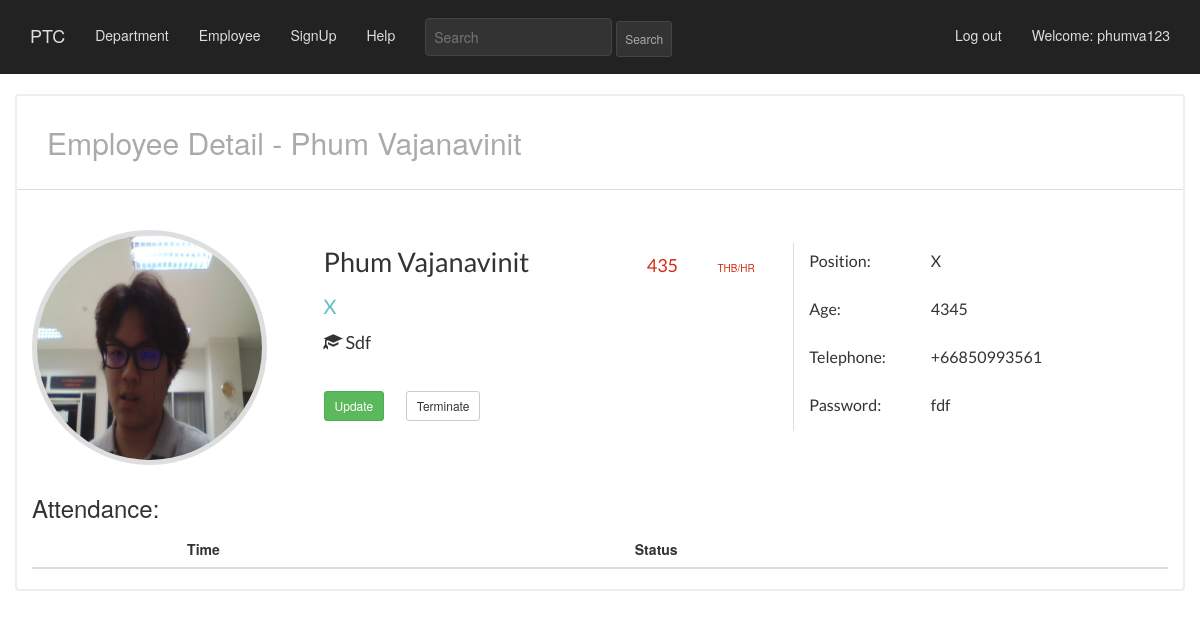
The app's page /basic_app/10/ (signed in) with its own data.
### basic_app/models.py (models this page shows, shortened)
class Employee(models.Model):
    positionarr = (('manager','Manager'),('employee','Employee'))
    name = models.CharField(max_length=256)
    position = models.CharField(max_length=256,choices = positionarr,default="")
    age = models.CharField(max_length=256,null=True)
    education = models.CharField(max_length=256, null = True)
    salary = models.IntegerField(null = True)
    email = models.EmailField(max_length=70,blank=True)
    telephone = models.CharField(max_length=256)
    depname = models.ForeignKey(Department,null=True,default="",related_name='depatments',on_delete=models.SET_NULL,blank=True )
    profile_picture = models.ImageField(upload_to='profile_pics')
    loginatten = models.CharField(max_length=256, unique= True)

class Department(models.Model):
    dep = models.CharField(max_length=256)
    def __str__(self):
        return self.dep

### basic_app/views.py (the view)
# urls.py: url(r'^(?P<pk>\d+)/$',views.EmployeeDetailView.as_view(),name='detail'),
class EmployeeDetailView(LoginRequiredMixin,DetailView):
    context_object_name = 'employee_details'
    model = models.Employee
    template_name = 'basic_app/employee_detail.html'
    def get_context_data(self,**kwargs):
        context  = super().get_context_data(**kwargs)
        attendancemodal = models.Attendance
        attendanceResults = attendancemodal.objects.all()
        context['late_time'] = datetime.strptime('8:00', '%H:%M')
        return context

### basic_app/templates/basic_app/employee_detail.html (shortened to what this page needs)
{% extends "basic_app/basic_app_base.html" %}
{% block body_block %}
<div class="row box_header">
  <div class="col-md-12">
    <h2>Employee Detail - {{employee_details.name|title}}</h2>
  </div>
</div>
    <div class="row box_employee_head ">
      <div class="col-md-3">
        {% load static %}
        <p> <img class= "img-circles" src="{% static employee_details.profile_picture %}" alt="Oh, didn't show!" height="235" width="235"></p>
      </div>
      <div class="col-md-5  borderbtw">
        <div class="row">
          <div class="col-sm-8">
            <p class="namedetail">{{employee_details.name|title}}</p>
          </div>
          <div class="col-sm-4">
            {% load humanize %}
            <div class="row">
              <div class="col-sm-6">
                <p class="salaryfont3">{{employee_details.salary|intcomma}}</p>
              </div>
              <div class="col-sm-5">
                <p class="smallthb">THB/HR</p>
              </div>
            </div>
          </div>
        </div>
        <p class="positiondetail">{{employee_details.depname|title}}</p>
        <p class="educationdetail"><span class="glyphicon glyphicon-education"></span>{{employee_details.education|title}}</p>
        <div class="row butmar">
          <div class="col-sm-3">
            <p><a class='btn btn-success btn-sm' href="{% url 'basic_app:update' pk=employee_details.pk %}">Update</a></p>
          </div>
          <div class="col-sm-3">
            <p><a class='btn btn-default btn-sm butshift' href="{% url 'basic_app:delete' pk=employee_details.pk %}">Terminate</a></p>
          </div>
        </div>
      </div>
      <div class="col-md-3 profile_rest">
        <div class="row xxxx">
          <div class="col-md-5">
            Position:
          </div>
          <div class="col-md-6">
            {{employee_details.depname|title}}
          </div>
        </div>
        <div class="row addpadde ">
          <div class="col-md-5">
            Age:
          </div>
          <div class="col-md-6">
            {{employee_details.age}}
          </div>
        </div>
        <div class="row addpadde">
          <div class="col-md-5">
            Telephone:
          </div>
          <div class="col-md-6">
            {{employee_details.telephone}}
          </div>
        </div>
        <div class="row addpadde">
          <div class="col-md-5">
            Password:
          </div>
          <div class="col-md-6">
            {{employee_details.loginatten}}
          </div>
        </div>
      </div>
    </div>
    <h3>Attendance:</h3>
          <table class="table table-striped">
            <thead>
              <tr>
                <th></th>
                <th>Time</th>
                <th>Status</th>
              </tr>
            </thead>
          </table>
{% endblock %}

### basic_app/templates/basic_app/basic_app_base.html (shortened to what this page needs)
<!DOCTYPE html>
{% load staticfiles %}
<html>
  <head>
    <link rel="stylesheet" href="https://maxcdn.bootstrapcdn.com/bootstrap/3.3.7/css/bootstrap.min.css" />
    <link rel="stylesheet" href= "{% static 'css/mystyle.css' %}"/>
    <link href="{% static 'css/zoom.css' %}" rel="stylesheet">
</head>
  <body id="page2">
    <nav class="navbar navbar-default navbar-static-top  ">
      <div class="container">
        <ul class="nav navbar-nav ">
          <li><a class="navbar-brand" href="{% url 'basic_app:list' %}">PTC</a></li>
          <li><a class="navbar-link" href="{% url 'basic_app:dlist' %}">Department</a></li>
          <li><a class="navbar-link" href="{% url 'basic_app:list' %}">Employee</a></li>
          <li><a class="navbar-link" href="{% url 'basic_app:signup' %}">SignUp</a></li>
          <li><a class="navbar-link" href="{% url 'basic_app:help' %}">Help</a></li>
            <form method="GET" action="{% url 'basic_app:search_detail' %}" class="navbar-form pull-right">
            <input type="text" id="searchBox" class="input-medium search-query searchtxtcolor" name="q" placeholder="Search">
            <input type="submit" class="btn btn-primary btn-sm" value="Search" >
            </form>
          </ul>
          <ul class="nav navbar-nav navbar-right">
            {% if user.is_authenticated %}
            <li>
              <a href="{% url 'basic_app:logout' %}" >Log out</a>
            </li>
            <li>
              <a >Welcome: {{ user.username }}</a>
            </li>
              {% else %}
              <li><a class='nav navbar-right' href="{% url 'basic_app:login' %}" ><span class="glyphicon glyphicon-user"></span></a></li>
            {% endif %}
          </ul>
      </div>
    </nav>
<div class="col-sm-12">
    <div class="container bgjumbotron">
      {% block body_block %}
      {% endblock %}
    </div>
</div>
  </body>
</html>

### static/css/mystyle.css (style rules this page uses)
th { padding-right: 40px; }
input, textarea { border: 1px solid #dedede; padding: 8px; margin-bottom: 10px; color: #222; border-radius: 4px; outline: none !important; }
.box_header { padding: 30px 15px; border-bottom: 1px solid #dedede; }
.box_header h2 { margin: 0; color: #aaa; font-weight: 300; }
.box_employee_head { margin-top: 40px; }
body { background-color: #1b1c1d; }
.navbar-default { border-color: #1b1c1d; color: red; }
.navbar.navbar-static-top { background-color: #222; border:none; padding-top: 10px; }
.navbar a { color: #dedede !important; }
.navbar input { background: #333; border-color: #444; }
.nav .btn { padding: 8px; color: #aaa !important; }
.namedetail { font-family: Lato,'AvenirLT-Black', 'Helvetica Neue', Helvetica, Arial, sans-serif !important; font-size: 27px !important; }
.img-circles { border-radius:999em; border: 5px solid #dedede; }
.positiondetail { font-family: Lato,'AvenirLT-Black', 'Helvetica Neue', Helvetica, Arial, sans-serif !important; color: #5DC2BE; font-size: 20px; }
.borderbtw { border-right: 1px solid #dedede; margin-top: 13px; }
.glyphicon-education { padding-right:4px; }
.educationdetail { font-family: Lato,'AvenirLT-Black', 'Helvetica Neue', Helvetica, Arial, sans-serif !important; font-size: 18px !important; }
body#page2 { background-color:#fff; }
.bgjumbotron { background-color: #fff; border:2px solid #eee; border-radius: 4px; }
.salaryfont3 { font-size: 18px; color: #D42A16; font-family: Lato,'Helvetica Neue',Arial,Helvetica,sans-serif; margin-top: 10px; }
.smallthb { font-size: 10px; margin-top: 18px; margin-left: -10px; color: #D42A16; }
.butshift { margin-left: -39px; }
.butmar { padding-top: 25px; }
.profile_rest { font-family: Lato,'Helvetica Neue',Arial,Helvetica,sans-serif; margin-top: 20px; font-size: 16px; }
.addpadde { padding-bottom: 25px !important; }
.xxxx { padding-bottom: 25px !important; }

### records on screen
Employee: name "Phum Vajanavinit", profile_picture (picture), salary "435", depname "X", education "Sdf", age "4345", telephone "+66850993561", loginatten "fdf"

### other values on screen
{{ user.username }} "phumva123"
